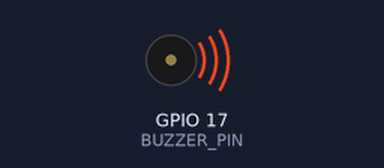
Simulated run of this program. Board: Raspberry Pi (BCM pin numbers). On the bench: buzzer (waves = sounding, pin HIGH). What the program prints to the terminal is not drawn.

Above: at 0.5 s.
Timing chart, 0 to 4.6 s (numbered marks = the images above):
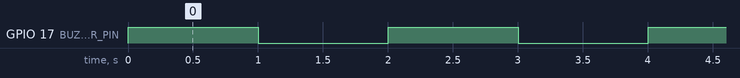

The program:

buzzer.py
```python
import RPi.GPIO as GPIO
import time

# GPIO 모드 설정
GPIO.setmode(GPIO.BCM)

# 사용할 GPIO 핀의 번호를 설정한다. 여기서는 17번 핀을 사용한다.
BUZZER_PIN = 17
GPIO.setup(BUZZER_PIN, GPIO.OUT)

try:
    while True:
        # 부저를 켠다.
        GPIO.output(BUZZER_PIN, GPIO.HIGH)
        print("Buzzer on")
        time.sleep(1) # 1초 동안 대기

        # 부저를 끈다.
        GPIO.output(BUZZER_PIN, GPIO.LOW)
        print("Buzzer off")
        time.sleep(1) # 1초 동안 대기

except KeyboardInterrupt:
    # 프로그램 종료 시 GPIO 핀 상태를 초기화한다.
    GPIO.cleanup()
```

Measured:
- by itself, GPIO 17 (BUZZER_PIN): alternates HIGH for 1.0 s and LOW for 1.0 s
